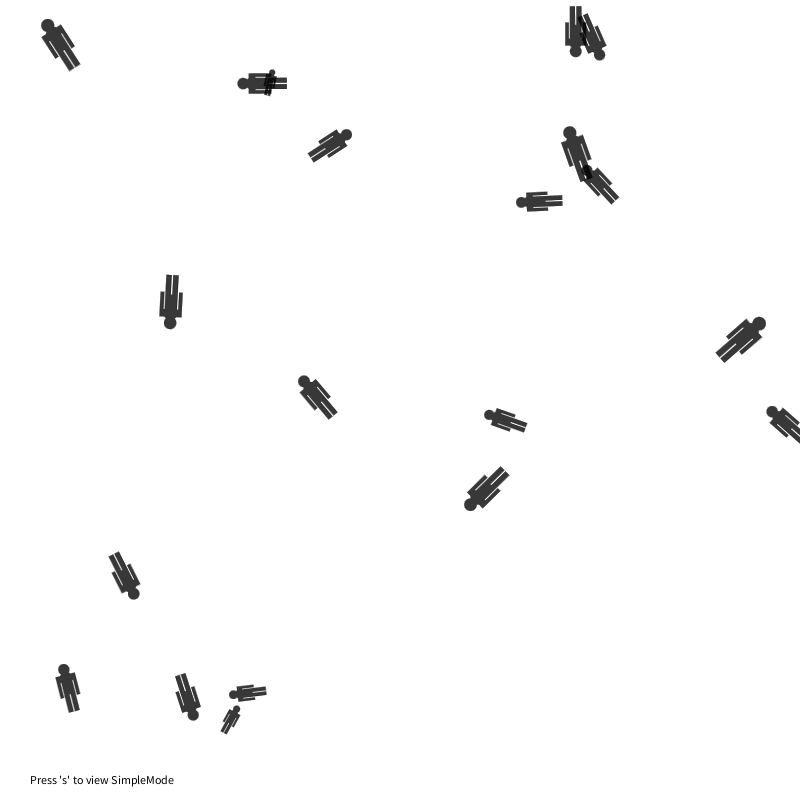
Frame 1 (no input)
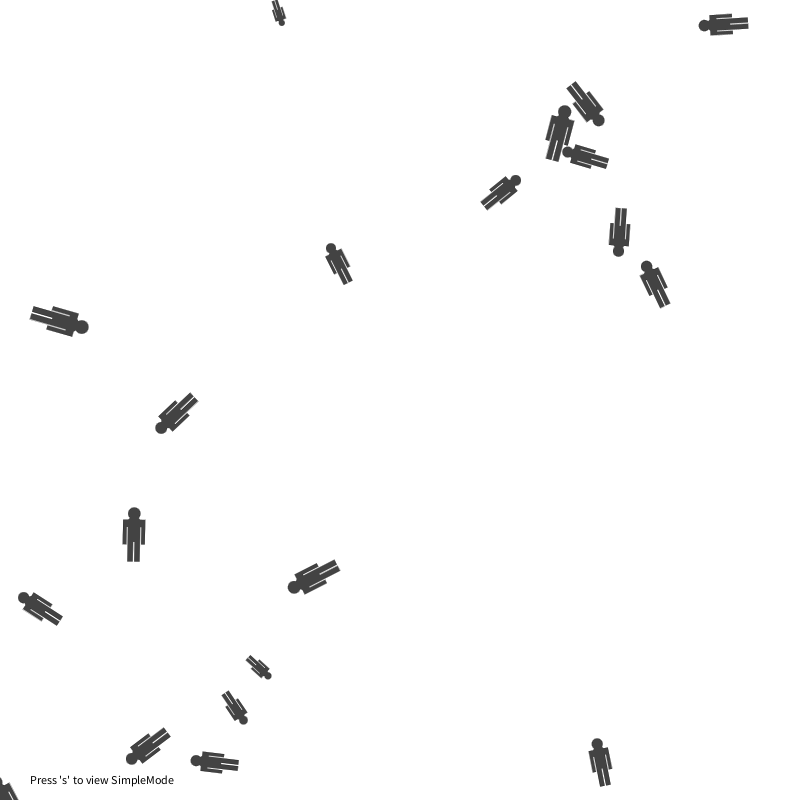
Frame 60 (the mouse pressed at the canvas centre just before this capture)
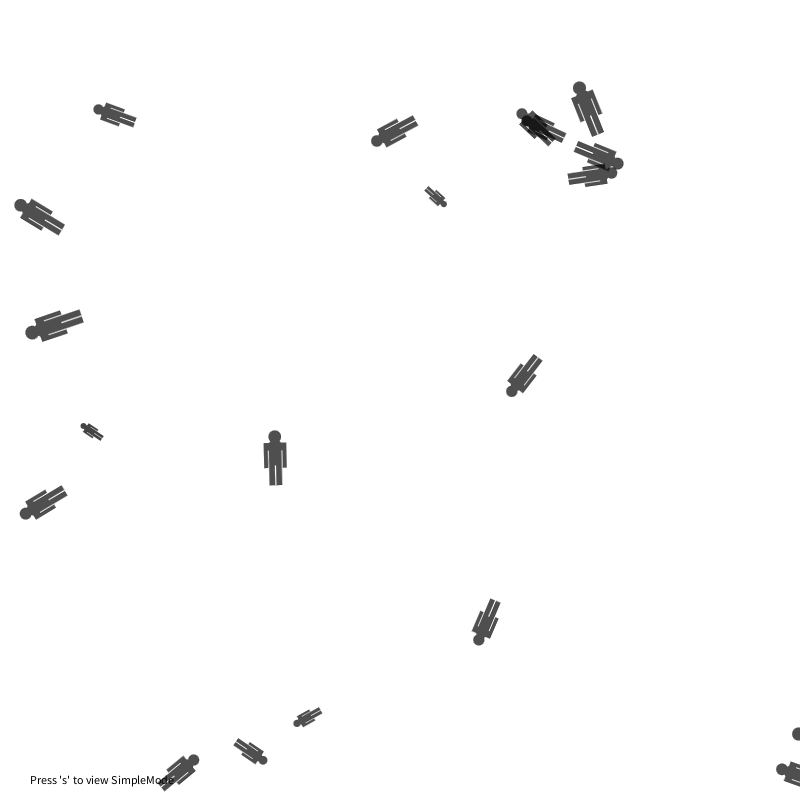
Frame 120 (the mouse held since frame 60 and released just before this capture)

The Processing sketch that drew these frames (run headless with seeded random() and noise(); from frame 60 on, the mouse is pressed at the canvas centre):

// Processing sketch: MyEcoSystem
// ── MyEcoSystem.pde
/*
 * Jonghwa Park
 * suakii@gmail.com
*/

World world;

boolean simpleGraphics;
void setup() {

  size(800, 800);
  simpleGraphics = false;
  world = new World(20);
  smooth();
  

}

void draw() {
  background(255);

  world.run();
  
  fill(0);
  text("Press 's' to view SimpleMode", 30, height-16);


}

void mousePressed() {
  world.born(mouseX,mouseY); 
}

void mouseDragged() {
  world.born(mouseX,mouseY); 
}

void keyPressed() {

  if (key == 's') {
    changeGraphicsMode();
  }
}

void changeGraphicsMode() {
    simpleGraphics = !simpleGraphics;
}

// ── Agent.pde
/*
 * Jonghwa Park
 * suakii@gmail.com
*/


class Agent {
  PVector location;
  PVector velocity;
  
  float health;
  float xoff;
  float yoff;
 
  float r;
  float maxspeed;
  

 
  
  Agent(PVector l) {
    location = l;
    health = 200;
    xoff = random(1000);
    yoff = random(1000);
    maxspeed = map(random(1), 0, 1, 15, 0);
    r = map(random(1), 0, 1, 0, 50);
    
    velocity = new PVector(0, 0);
  }
  
  void run() {
    update();
    borders();
    display();
  }
  
  void update() {
    // Simple movement based on perlin noise
    // How about change noise function to random function?
    velocity.x = map(noise(xoff),0,1,-maxspeed,maxspeed);
    velocity.y = map(noise(yoff),0,1,-maxspeed,maxspeed);
    xoff += 0.01;
    yoff += 0.01;

    location.add(velocity);
    // Death b.b
    health -= 0.2;
  }
  
  void borders() {
    if (location.x < -r) location.x = width+r;
    if (location.y < -r) location.y = height+r;
    if (location.x > width+r) location.x = -r;
    if (location.y > height+r) location.y = -r;
  }
  
  void display() {
    
    pushMatrix();
      if(simpleGraphics == false)
        drawBody();
      else
        simpleShape();
    popMatrix();
  }
  
  //child class to override this 
  void drawBody() {
  
  }
  void simpleShape() {
      ellipseMode(CENTER);
      stroke(0,health);
      fill(0, health);
      ellipse(location.x, location.y, r, r);
  }

  // Death
  boolean dead() {
    if (health < 0.0) {
      return true;
    } 
    else {
      return false;
    }
  }
}
// ── Human.pde
class Human extends Agent {
  
  float s = random(-90, 90);
  float d = random(0.1, 0.3);
  
  Human(PVector l) {
    super(l); 
  }
  
  void drawBody() {
    pushMatrix();
      translate(location.x, location.y);
      scale(d);
      stroke(0,health);
      fill(0, health);
      
      rotate(velocity.heading()-radians(90));
      rotate(radians(180));
      beginShape();
        for(int i=225;i>=-45;i--)
        {
          vertex(25+25*cos(radians(i)), 25-25*sin(radians(i)));
        }
        vertex(50, 50);
        vertex(70, 50);
        vertex(70, 150);
        vertex(55, 150);
        vertex(55, 80);
        vertex(50, 80);
        vertex(50, 220);
        vertex(28, 220);
        vertex(28, 140);
        vertex(22, 140);
        vertex(22, 220);
        vertex(0, 220);
        vertex(0, 80);
        vertex(-5, 80);
        vertex(-5, 150);
        vertex(-20, 150);
        vertex(-20, 50);
        vertex(0, 50);
      endShape();
    popMatrix();
  }
  



}

// ── World.pde
/*
 * Jonghwa Park
 * suakii@gmail.com
*/

class World {

  ArrayList<Agent> agents;   

  World(int num) {
    agents = new ArrayList<Agent>();              
    for (int i = 0; i < num; i++) {
      PVector l = new PVector(random(width),random(height));
      agents.add(new Human(l));
    }
  }

  void born(float x, float y) {
    PVector l = new PVector(x,y);
    agents.add(new Human(l));
  }

  void run() {
    
    for (int i = agents.size()-1; i >= 0; i--) {
      Agent a = agents.get(i);
      a.run();
      if (a.dead()) {
        agents.remove(i);
      }
    }
  }
  
}
